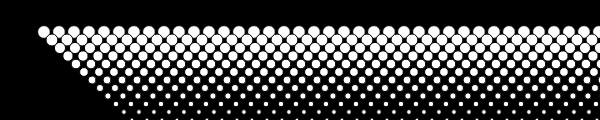
Frame 1 (no input)
Frame 60 (no input): identical to frame 1, image omitted
Frame 120 (the mouse pressed at the canvas centre since frame 60): identical to frame 1, image omitted

The p5.js sketch that drew this single still picture (run headless with seeded random() and noise() and a simulated clock; from frame 60 on, the mouse is pressed at the canvas centre):

// p5.js sketch
// ── sketch.js
function setup() {
  createCanvas(600, 120);
}

function draw() {
  background(0);
  for (var y = 32; y <= height; y += 8) {
    for (var x = 12; x <= width; x += 15) {
      ellipse(x + y, y, 16 - y/10.0, 16 - y/10.0);
    }
  }
}
